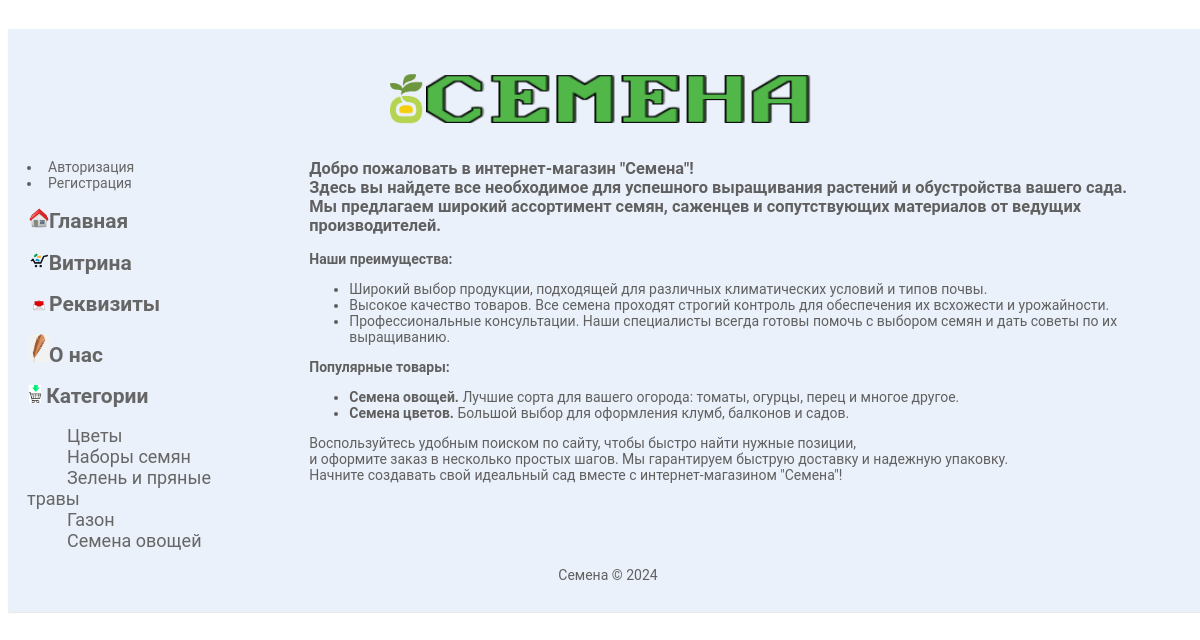
The page / on the database its author committed.
### tables this page shows
CREATE TABLE `categories` (
  `id` int(11) NOT NULL AUTO_INCREMENT,
  `name` varchar(200) DEFAULT NULL,
  `descr` text,
  `parent` int(11) DEFAULT NULL,
  PRIMARY KEY (`id`)
);

### showcase.php (the view, shortened to what this page needs)
<?php
	$con=connect();
	$query="
		SELECT
			`name`, `parent`, `id` AS `cat_id`
		FROM
			`categories`
		WHERE 1
			AND `categories`.`parent`=0
			AND `categories`.`id`<>0
	";
	echo '<h2><a href="view.php"><img src="images/cats.png" height="18px"> Категории</h2>';
	$res=mysqli_query($con, $query) or die(mysqli_error($con));
	while ($row=mysqli_fetch_array($res, MYSQLI_ASSOC)) {
		echo "<a id='cats_style' href=\"view.php?cat_id=$row[cat_id]\">$row[name]</a><br>";
	};
?>

### style.css (style rules this page uses)
body { width: 100%; font-family: Roboto,sans-serif; font-size: 14px; line-height: 1.42857143; color: #606060; text-align: center; padding-top:1%; }
a { padding: 2px 2px; text-decoration: none; color: #666; border-radius: 2px 2px 0 0; margin:10px 0; }
#cats_style { font-family: Roboto,sans-serif; font-size: 18px; margin: 38px; color: #666666; }

### rows shown on the page
categories: name "Цветы"
categories: name "Наборы семян"
categories: name "Зелень и пряные травы"
categories: name "Газон"
categories: name "Семена овощей"
